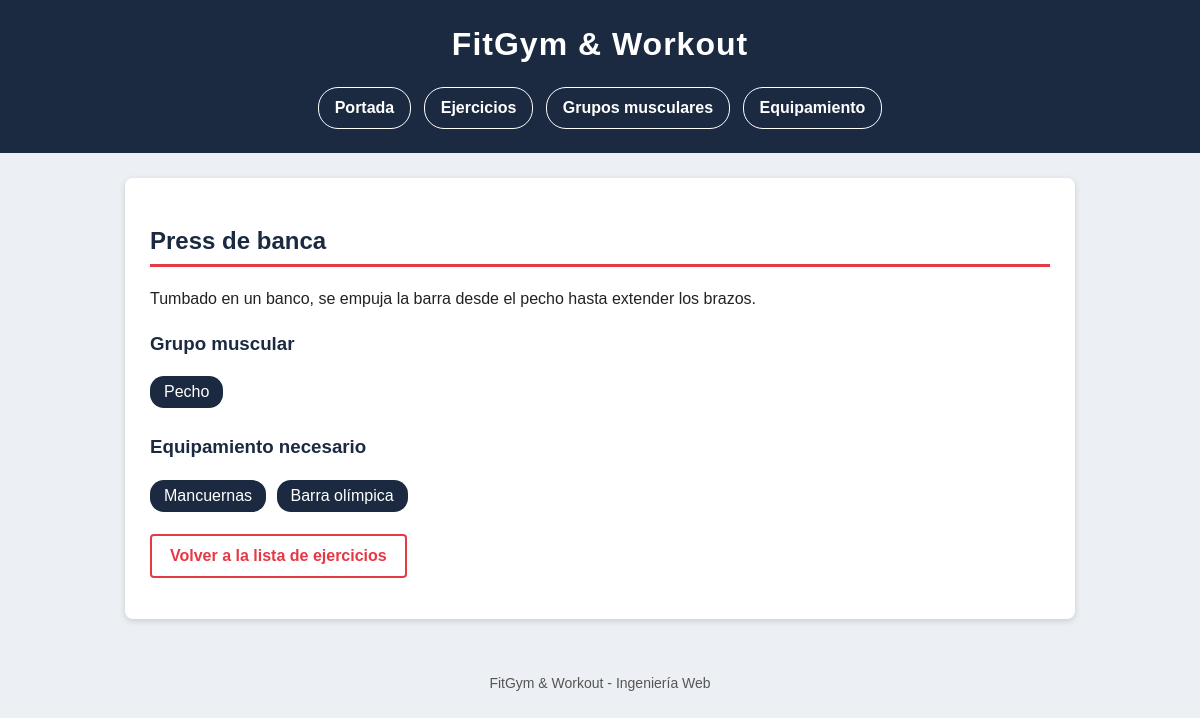
The app's page /ejercicios/1/ with its own data.
### appFitGym/models.py (models this page shows, shortened)
class Ejercicio(models.Model):
    grupo = models.ForeignKey(GrupoMuscular, on_delete=models.CASCADE)
    equipamiento = models.ManyToManyField(Equipamiento)
    nombre = models.CharField(max_length=50)
    descripcion = models.TextField()
    popularidad = models.IntegerField(default=0)

class GrupoMuscular(models.Model):
    nombre = models.CharField(max_length=50)
    descripcion = models.TextField()

class Equipamiento(models.Model):
    nombre = models.CharField(max_length=50)
    descripcion = models.TextField()

### appFitGym/views.py (the view)
# urls.py: path('ejercicios/<int:ejercicio_id>/', views.detalle_ejercicio, name='ejercicio'),
def detalle_ejercicio(request, ejercicio_id):
    ejercicio = get_object_or_404(Ejercicio, pk=ejercicio_id)
    equipamientos = ejercicio.equipamiento.all()
    context = {'ejercicio': ejercicio, 'equipamientos': equipamientos}
    return render(request, 'detalle_ejercicio.html', context)

### appFitGym/templates/detalle_ejercicio.html (shortened to what this page needs)
{% extends "base.html" %}
{% block contenido %}
<h2>{{ ejercicio.nombre }}</h2>
<p>{{ ejercicio.descripcion }}</p>
<h3>Grupo muscular</h3>
<ul class="etiquetas">
    <li><a href="{% url 'grupo' ejercicio.grupo.id %}">{{ ejercicio.grupo.nombre }}</a></li>
</ul>
<h3>Equipamiento necesario</h3>
{% if equipamientos %}
    <ul class="etiquetas">
    {% for eq in equipamientos %}
        <li><a href="{% url 'equipamiento' eq.id %}">{{ eq.nombre }}</a></li>
    {% endfor %}
    </ul>
{% else %}
    <p>No necesita equipamiento.</p>
{% endif %}
<p><a class="boton boton-claro" href="{% url 'ejercicios' %}">Volver a la lista de ejercicios</a></p>
{% endblock %}

### appFitGym/static/css/estilos.css (style rules this page uses)
body { font-family: Arial, Helvetica, sans-serif; font-size: 16px; line-height: 1.5; color: #222222; background-color: #eceff3; margin: 0; }
h2 { color: #1b2a41; border-bottom: 3px solid #e63946; padding-bottom: 5px; }
h3 { color: #1b2a41; }
a { color: #e63946; }
.boton { display: inline-block; padding: 8px 18px; background-color: #e63946; color: #ffffff; text-decoration: none; font-weight: bold; border-radius: 4px; border: 2px solid #e63946; }
.boton-claro { background-color: #ffffff; color: #e63946; }
.etiquetas { list-style: none; margin: 0 0 15px 0; padding: 0; }
.etiquetas li { display: inline-block; margin: 0 6px 6px 0; }
.etiquetas a { display: inline-block; padding: 4px 14px; background-color: #1b2a41; color: #ffffff; text-decoration: none; border-radius: 14px; }

### records on screen
Ejercicio: nombre "Press de banca", descripcion "Tumbado en un banco, se empuja la barra desde el pecho hasta extender los brazos.", grupo.nombre "Pecho"
Equipamiento: nombre "Mancuernas"
Equipamiento: nombre "Barra olímpica"
